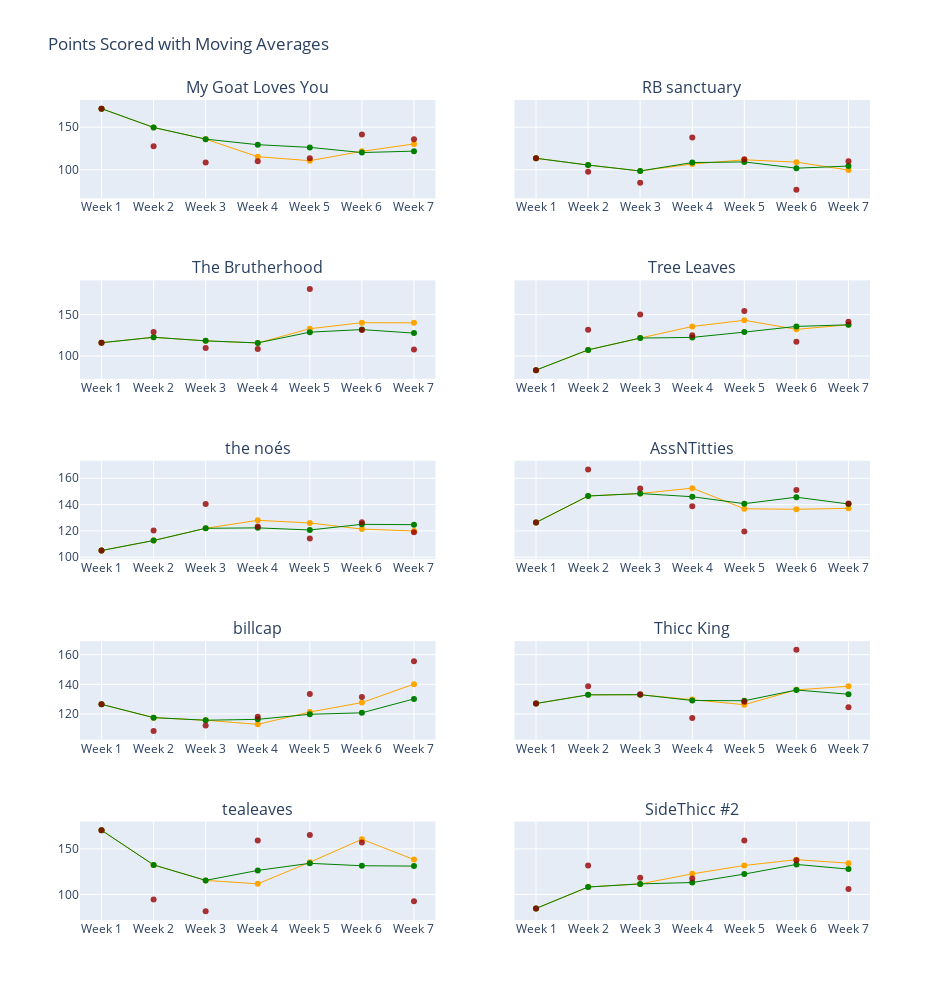

Here is the notebook cell this chart was saved with:
### Markdown cell above
## Smoothing Point Trends

The final thing I wanted to consider was smoothing out point trends with a moving average. I'll consider both a three week and a five week moving average, but its a bit tough for fantasy since there are so few data points on which to consider. Below you will see scatterplots showing the points scored in a given week, and then the moving average of points scored per week overlayed on top. Positively sloped lines indicate a team is trending towards scoring more points, whereas a negative slope indicates the opposite. Hover over a point for details, the orange bar represents the 3 game average while the green bar is the 5 game average.

### Code cell
fig = make_subplots(rows=5, cols=2, shared_yaxes=True, subplot_titles=list(NAME_PAIRINGS.values()))

for i in range(5):
    for j in range(1, 3):           
        fig.add_trace(
            go.Scatter(x=[f"Week {week}" for week in range(1, CURRENT_WEEK+1)], 
                       y=stats[list(stats.keys())[(i+i+j)-1]][STATS_FIELDS.index("3 game rolling average")], 
                       line=dict(color='orange', width=1),
                       name="3 Game Avg."),
            i+1, j
        )
        
        fig.add_trace(
            go.Scatter(x=[f"Week {week}" for week in range(1, CURRENT_WEEK+1)], 
                       y=stats[list(stats.keys())[(i+i+j)-1]][STATS_FIELDS.index("5 game rolling average")], 
                       line=dict(color='green', width=1),
                       name="5 Game Avg."),
            i+1, j
        )
        
        fig.add_trace(
            go.Scatter(x=[f"Week {week}" for week in range(1, CURRENT_WEEK+1)], 
                       y=stats[list(stats.keys())[(i+i+j)-1]][STATS_FIELDS.index("Weekly Points For")],
                       mode="markers",
                       marker_color='rgba(152, 0, 0, .8)',
                       name="Score"),
            i+1, j
        )

fig.update_layout(title="Points Scored with Moving Averages",
                  height=1000, 
                  showlegend=False,
                  width=950)

fig.show()

### Figure 1 — Plotly figure (JSON) as saved in the notebook; plotly's stock layout.template omitted (floating-point values rounded to 4 significant figures)
{"data": [{"line": {"color": "orange", "width": 1}, "name": "3 Game Avg.", "type": "scatter", "x": ["Week 1", "Week 2", "Week 3", "Week 4", "Week 5", "Week 6", "Week 7"], "xaxis": "x", "y": [171.9, 149.7, 136.0, 115.3, 110.6, 121.6, 130.3], "yaxis": "y"}, {"line": {"color": "green", "width": 1}, "name": "5 Game Avg.", "type": "scatter", "x": ["Week 1", "Week 2", "Week 3", "Week 4", "Week 5", "Week 6", "Week 7"], "xaxis": "x", "y": [171.9, 149.7, 136.0, 129.4, 126.3, 120.2, 121.8], "yaxis": "y"}, {"marker": {"color": "rgba(152, 0, 0, .8)"}, "mode": "markers", "name": "Score", "type": "scatter", "x": ["Week 1", "Week 2", "Week 3", "Week 4", "Week 5", "Week 6", "Week 7"], "xaxis": "x", "y": [171.9, 127.6, 108.5, 109.8, 113.5, 141.5, 135.9], "yaxis": "y"}, {"line": {"color": "orange", "width": 1}, "name": "3 Game Avg.", "type": "scatter", "x": ["Week 1", "Week 2", "Week 3", "Week 4", "Week 5", "Week 6", "Week 7"], "xaxis": "x2", "y": [113.4, 105.5, 98.51, 106.7, 111.6, 108.9, 99.57], "yaxis": "y2"}, {"line": {"color": "green", "width": 1}, "name": "5 Game Avg.", "type": "scatter", "x": ["Week 1", "Week 2", "Week 3", "Week 4", "Week 5", "Week 6", "Week 7"], "xaxis": "x2", "y": [113.4, 105.5, 98.51, 108.4, 109.2, 101.8, 104.3], "yaxis": "y2"}, {"marker": {"color": "rgba(152, 0, 0, .8)"}, "mode": "markers", "name": "Score", "type": "scatter", "x": ["Week 1", "Week 2", "Week 3", "Week 4", "Week 5", "Week 6", "Week 7"], "xaxis": "x2", "y": [113.4, 97.48, 84.62, 138.0, 112.3, 76.4, 110.0], "yaxis": "y2"}, {"line": {"color": "orange", "width": 1}, "name": "3 Game Avg.", "type": "scatter", "x": ["Week 1", "Week 2", "Week 3", "Week 4", "Week 5", "Week 6", "Week 7"], "xaxis": "x3", "y": [116.1, 122.6, 118.3, 115.8, 133.0, 140.2, 140.1], "yaxis": "y3"}, {"line": {"color": "green", "width": 1}, "name": "5 Game Avg.", "type": "scatter", "x": ["Week 1", "Week 2", "Week 3", "Week 4", "Week 5", "Week 6", "Week 7"], "xaxis": "x3", "y": [116.1, 122.6, 118.3, 115.8, 128.8, 131.9, 127.7], "yaxis": "y3"}, {"marker": {"color": "rgba(152, 0, 0, .8)"}, "mode": "markers", "name": "Score", "type": "scatter", "x": ["Week 1", "Week 2", "Week 3", "Week 4", "Week 5", "Week 6", "Week 7"], "xaxis": "x3", "y": [116.1, 129.2, 109.7, 108.4, 180.8, 131.5, 107.9], "yaxis": "y3"}, {"line": {"color": "orange", "width": 1}, "name": "3 Game Avg.", "type": "scatter", "x": ["Week 1", "Week 2", "Week 3", "Week 4", "Week 5", "Week 6", "Week 7"], "xaxis": "x4", "y": [83.02, 107.4, 121.7, 135.7, 143.2, 132.2, 137.7], "yaxis": "y4"}, {"line": {"color": "green", "width": 1}, "name": "5 Game Avg.", "type": "scatter", "x": ["Week 1", "Week 2", "Week 3", "Week 4", "Week 5", "Week 6", "Week 7"], "xaxis": "x4", "y": [83.02, 107.4, 121.7, 122.5, 128.9, 135.8, 137.7], "yaxis": "y4"}, {"marker": {"color": "rgba(152, 0, 0, .8)"}, "mode": "markers", "name": "Score", "type": "scatter", "x": ["Week 1", "Week 2", "Week 3", "Week 4", "Week 5", "Week 6", "Week 7"], "xaxis": "x4", "y": [83.02, 131.8, 150.2, 125.0, 154.3, 117.4, 141.4], "yaxis": "y4"}, {"line": {"color": "orange", "width": 1}, "name": "3 Game Avg.", "type": "scatter", "x": ["Week 1", "Week 2", "Week 3", "Week 4", "Week 5", "Week 6", "Week 7"], "xaxis": "x5", "y": [105.1, 112.7, 122.0, 128.1, 126.0, 121.4, 120.0], "yaxis": "y5"}, {"line": {"color": "green", "width": 1}, "name": "5 Game Avg.", "type": "scatter", "x": ["Week 1", "Week 2", "Week 3", "Week 4", "Week 5", "Week 6", "Week 7"], "xaxis": "x5", "y": [105.1, 112.7, 122.0, 122.3, 120.7, 125, 124.7], "yaxis": "y5"}, {"marker": {"color": "rgba(152, 0, 0, .8)"}, "mode": "markers", "name": "Score", "type": "scatter", "x": ["Week 1", "Week 2", "Week 3", "Week 4", "Week 5", "Week 6", "Week 7"], "xaxis": "x5", "y": [105.1, 120.3, 140.5, 123.3, 114.3, 126.6, 119.0], "yaxis": "y5"}, {"line": {"color": "orange", "width": 1}, "name": "3 Game Avg.", "type": "scatter", "x": ["Week 1", "Week 2", "Week 3", "Week 4", "Week 5", "Week 6", "Week 7"], "xaxis": "x6", "y": [126.4, 146.5, 148.4, 152.5, 136.8, 136.4, 137.2], "yaxis": "y6"}, {"line": {"color": "green", "width": 1}, "name": "5 Game Avg.", "type": "scatter", "x": ["Week 1", "Week 2", "Week 3", "Week 4", "Week 5", "Week 6", "Week 7"], "xaxis": "x6", "y": [126.4, 146.5, 148.4, 146.0, 140.7, 145.6, 140.5], "yaxis": "y6"}, {"marker": {"color": "rgba(152, 0, 0, .8)"}, "mode": "markers", "name": "Score", "type": "scatter", "x": ["Week 1", "Week 2", "Week 3", "Week 4", "Week 5", "Week 6", "Week 7"], "xaxis": "x6", "y": [126.4, 166.7, 152.1, 138.7, 119.6, 151, 140.8], "yaxis": "y6"}, {"line": {"color": "orange", "width": 1}, "name": "3 Game Avg.", "type": "scatter", "x": ["Week 1", "Week 2", "Week 3", "Week 4", "Week 5", "Week 6", "Week 7"], "xaxis": "x7", "y": [126.5, 117.5, 115.8, 113.0, 121.3, 127.7, 140.1], "yaxis": "y7"}, {"line": {"color": "green", "width": 1}, "name": "5 Game Avg.", "type": "scatter", "x": ["Week 1", "Week 2", "Week 3", "Week 4", "Week 5", "Week 6", "Week 7"], "xaxis": "x7", "y": [126.5, 117.5, 115.8, 116.4, 119.8, 120.8, 130.2], "yaxis": "y7"}, {"marker": {"color": "rgba(152, 0, 0, .8)"}, "mode": "markers", "name": "Score", "type": "scatter", "x": ["Week 1", "Week 2", "Week 3", "Week 4", "Week 5", "Week 6", "Week 7"], "xaxis": "x7", "y": [126.5, 108.6, 112.3, 118.1, 133.5, 131.4, 155.5], "yaxis": "y7"}, {"line": {"color": "orange", "width": 1}, "name": "3 Game Avg.", "type": "scatter", "x": ["Week 1", "Week 2", "Week 3", "Week 4", "Week 5", "Week 6", "Week 7"], "xaxis": "x8", "y": [127.1, 132.9, 133, 129.8, 126.2, 136.2, 138.7], "yaxis": "y8"}, {"line": {"color": "green", "width": 1}, "name": "5 Game Avg.", "type": "scatter", "x": ["Week 1", "Week 2", "Week 3", "Week 4", "Week 5", "Week 6", "Week 7"], "xaxis": "x8", "y": [127.1, 132.9, 133, 129.1, 128.9, 136.1, 133.3], "yaxis": "y8"}, {"marker": {"color": "rgba(152, 0, 0, .8)"}, "mode": "markers", "name": "Score", "type": "scatter", "x": ["Week 1", "Week 2", "Week 3", "Week 4", "Week 5", "Week 6", "Week 7"], "xaxis": "x8", "y": [127.1, 138.7, 133.2, 117.4, 128.2, 163.2, 124.6], "yaxis": "y8"}, {"line": {"color": "orange", "width": 1}, "name": "3 Game Avg.", "type": "scatter", "x": ["Week 1", "Week 2", "Week 3", "Week 4", "Week 5", "Week 6", "Week 7"], "xaxis": "x9", "y": [170.4, 132.4, 115.4, 111.7, 135.3, 160.5, 138.3], "yaxis": "y9"}, {"line": {"color": "green", "width": 1}, "name": "5 Game Avg.", "type": "scatter", "x": ["Week 1", "Week 2", "Week 3", "Week 4", "Week 5", "Week 6", "Week 7"], "xaxis": "x9", "y": [170.4, 132.4, 115.4, 126.4, 134.1, 131.5, 131.1], "yaxis": "y9"}, {"marker": {"color": "rgba(152, 0, 0, .8)"}, "mode": "markers", "name": "Score", "type": "scatter", "x": ["Week 1", "Week 2", "Week 3", "Week 4", "Week 5", "Week 6", "Week 7"], "xaxis": "x9", "y": [170.4, 94.42, 81.5, 159.1, 165.3, 157.1, 92.54], "yaxis": "y9"}, {"line": {"color": "orange", "width": 1}, "name": "3 Game Avg.", "type": "scatter", "x": ["Week 1", "Week 2", "Week 3", "Week 4", "Week 5", "Week 6", "Week 7"], "xaxis": "x10", "y": [84.62, 108.2, 111.6, 122.6, 131.8, 138.2, 134.3], "yaxis": "y10"}, {"line": {"color": "green", "width": 1}, "name": "5 Game Avg.", "type": "scatter", "x": ["Week 1", "Week 2", "Week 3", "Week 4", "Week 5", "Week 6", "Week 7"], "xaxis": "x10", "y": [84.62, 108.2, 111.6, 113.1, 122.3, 132.9, 127.8], "yaxis": "y10"}, {"marker": {"color": "rgba(152, 0, 0, .8)"}, "mode": "markers", "name": "Score", "type": "scatter", "x": ["Week 1", "Week 2", "Week 3", "Week 4", "Week 5", "Week 6", "Week 7"], "xaxis": "x10", "y": [84.62, 131.7, 118.4, 117.6, 159.3, 137.6, 106.1], "yaxis": "y10"}], "layout": {"annotations": [{"font": {"size": 16}, "showarrow": false, "text": "My Goat Loves You", "x": 0.225, "xanchor": "center", "xref": "paper", "y": 1, "yanchor": "bottom", "yref": "paper"}, {"font": {"size": 16}, "showarrow": false, "text": "RB sanctuary", "x": 0.775, "xanchor": "center", "xref": "paper", "y": 1, "yanchor": "bottom", "yref": "paper"}, {"font": {"size": 16}, "showarrow": false, "text": "The Brutherhood", "x": 0.225, "xanchor": "center", "xref": "paper", "y": 0.78, "yanchor": "bottom", "yref": "paper"}, {"font": {"size": 16}, "showarrow": false, "text": "Tree Leaves", "x": 0.775, "xanchor": "center", "xref": "paper", "y": 0.78, "yanchor": "bottom", "yref": "paper"}, {"font": {"size": 16}, "showarrow": false, "text": "the noés", "x": 0.225, "xanchor": "center", "xref": "paper", "y": 0.56, "yanchor": "bottom", "yref": "paper"}, {"font": {"size": 16}, "showarrow": false, "text": "AssNTitties", "x": 0.775, "xanchor": "center", "xref": "paper", "y": 0.56, "yanchor": "bottom", "yref": "paper"}, {"font": {"size": 16}, "showarrow": false, "text": "billcap", "x": 0.225, "xanchor": "center", "xref": "paper", "y": 0.34, "yanchor": "bottom", "yref": "paper"}, {"font": {"size": 16}, "showarrow": false, "text": "Thicc King", "x": 0.775, "xanchor": "center", "xref": "paper", "y": 0.34, "yanchor": "bottom", "yref": "paper"}, {"font": {"size": 16}, "showarrow": false, "text": "tealeaves", "x": 0.225, "xanchor": "center", "xref": "paper", "y": 0.12, "yanchor": "bottom", "yref": "paper"}, {"font": {"size": 16}, "showarrow": false, "text": "SideThicc #2", "x": 0.775, "xanchor": "center", "xref": "paper", "y": 0.12, "yanchor": "bottom", "yref": "paper"}], "height": 1000, "showlegend": false, "title": {"text": "Points Scored with Moving Averages"}, "width": 950, "xaxis": {"anchor": "y", "domain": [0, 0.45]}, "xaxis10": {"anchor": "y10", "domain": [0.55, 1]}, "xaxis2": {"anchor": "y2", "domain": [0.55, 1]}, "xaxis3": {"anchor": "y3", "domain": [0, 0.45]}, "xaxis4": {"anchor": "y4", "domain": [0.55, 1]}, "xaxis5": {"anchor": "y5", "domain": [0, 0.45]}, "xaxis6": {"anchor": "y6", "domain": [0.55, 1]}, "xaxis7": {"anchor": "y7", "domain": [0, 0.45]}, "xaxis8": {"anchor": "y8", "domain": [0.55, 1]}, "xaxis9": {"anchor": "y9", "domain": [0, 0.45]}, "yaxis": {"anchor": "x", "domain": [0.88, 1]}, "yaxis10": {"anchor": "x10", "domain": [0, 0.12], "matches": "y9", "showticklabels": false}, "yaxis2": {"anchor": "x2", "domain": [0.88, 1], "matches": "y", "showticklabels": false}, "yaxis3": {"anchor": "x3", "domain": [0.66, 0.78]}, "yaxis4": {"anchor": "x4", "domain": [0.66, 0.78], "matches": "y3", "showticklabels": false}, "yaxis5": {"anchor": "x5", "domain": [0.44, 0.56]}, "yaxis6": {"anchor": "x6", "domain": [0.44, 0.56], "matches": "y5", "showticklabels": false}, "yaxis7": {"anchor": "x7", "domain": [0.22, 0.34]}, "yaxis8": {"anchor": "x8", "domain": [0.22, 0.34], "matches": "y7", "showticklabels": false}, "yaxis9": {"anchor": "x9", "domain": [0, 0.12]}}}
